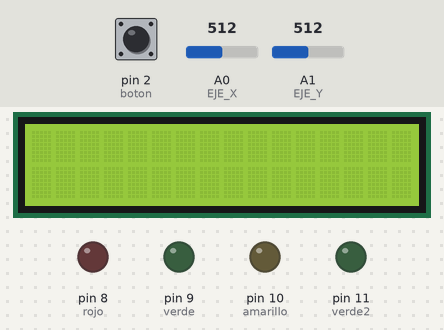
The sketch below on a simulated Arduino Uno, built with avr-gcc and run on an emulated ATmega328P. Parts: 16×2 character LCD, output pins drawn as LEDs (lit = HIGH). Inputs (shaded band) come from the test bench; at power-on: pin 2 (boton) HIGH, A1 (EJE_Y) = 512, A0 (EJE_X) = 512.

Above: at 1.2 s.
1.3 s: pin 2 (boton) pulled LOW for 1 s
At 2.1 s:
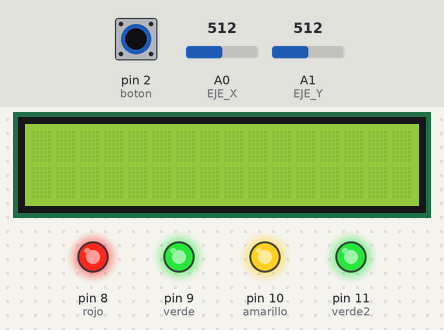
4.1 s: A1 (EJE_Y) set to 537
5.6 s: A1 (EJE_Y) set to 562
At 6.1 s:
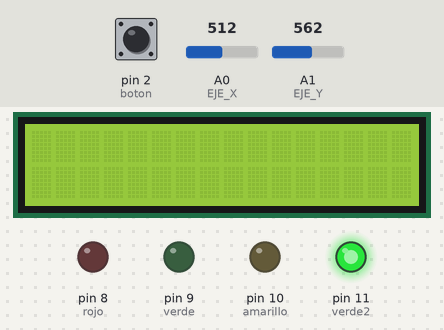
7.1 s: A1 (EJE_Y) set to 540
At 8.0 s:
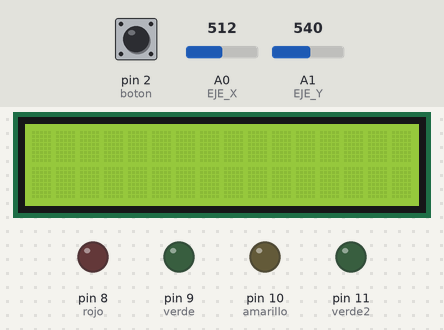
8.9 s: A1 (EJE_Y) set to 457
11.9 s: A1 (EJE_Y) set to 435
At 12.5 s:
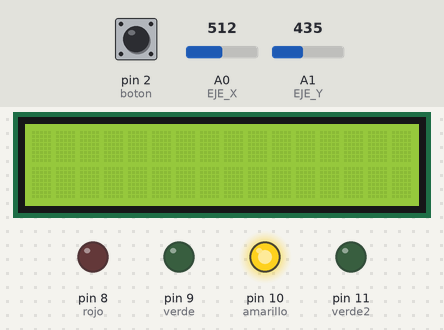
Timing chart, 0 to 14.4 s (numbered marks = the images above; inputs shaded):
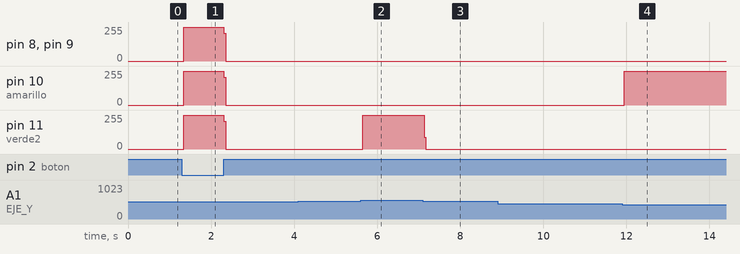

Measured:
- the behaviour switches between 550 and 551 on A1 (EJE_Y) (found by bisection; images 1 and 2)
- the behaviour switches between 450 and 449 on A1 (EJE_Y) (found by bisection; images 3 and 4)
- after the input at 1.3 s, pin 8 (rojo), pin 9 (verde), pin 10 (amarillo), pin 11 (verde2): 0/255 → 253/255 after 0.05 s, → 0/255 0.96 s later
- after the input at 4.1 s, every drawn part: stays the same
- after the input at 5.6 s, pin 11 (verde2): 0/255 → 254/255 after 0.05 s
- after the input at 7.1 s, pin 11 (verde2): 254/255 → 0/255 at once
- after the input at 8.9 s, every drawn part: stays the same
- after the input at 11.9 s, pin 10 (amarillo): 0/255 → 254/255 after 0.05 s

The sketch:

joystick_simple.ino
```cpp
#include <LiquidCrystal.h>
LiquidCrystal LCD = LiquidCrystal(3, 13, 4, 5, 6, 7);
const byte EJE_X = A0;
const byte EJE_Y = A1;
int boton = 2;
int rojo = 8;
int verde = 9;
int amarillo = 10;
int verde2 = 11;
void setup() {
  LCD.begin(16, 2);
  pinMode(boton, INPUT_PULLUP);
  pinMode(rojo, OUTPUT);
  pinMode(verde, OUTPUT);
  pinMode(verde2, OUTPUT);
  pinMode(amarillo, OUTPUT);
}

void loop() {
  int valorX = analogRead(EJE_X);
  int valorY = analogRead(EJE_Y);
  int botonPulsado = digitalRead(boton);

  if (valorX < 450) {
    digitalWrite(rojo, HIGH);
    digitalWrite(verde, LOW);
    digitalWrite(verde2, LOW);
    digitalWrite(amarillo, LOW);
  }
  else if (valorX > 550) {
    digitalWrite(rojo, LOW);
    digitalWrite(verde, HIGH);
    digitalWrite(verde2, LOW);
    digitalWrite(amarillo, LOW);
  }
  else {
    digitalWrite(rojo, LOW);
    digitalWrite(verde, LOW);
    digitalWrite(verde2, LOW);
    digitalWrite(amarillo, LOW);
  }
  if (valorY < 450) {
    digitalWrite(rojo, LOW);
    digitalWrite(verde, LOW);
    digitalWrite(verde2, LOW);
    digitalWrite(amarillo, HIGH);
  }
  else if (valorY > 550) {
    digitalWrite(rojo, LOW);
    digitalWrite(verde, LOW);
    digitalWrite(verde2, HIGH);
    digitalWrite(amarillo, LOW);
  }
  else {
    digitalWrite(rojo, LOW);
    digitalWrite(verde, LOW);
    digitalWrite(verde2, LOW);
    digitalWrite(amarillo, LOW);
  }
  if (botonPulsado == 0) {
    digitalWrite(rojo, HIGH);
    digitalWrite(verde, HIGH);
    digitalWrite(verde2, HIGH);
    digitalWrite(amarillo, HIGH);
  }
  LCD.setCursor(0, 0);
  LCD.print(valorX);
  LCD.setCursor(0, 1);
  LCD.print(valorY);
  LCD.clear();


}
```
